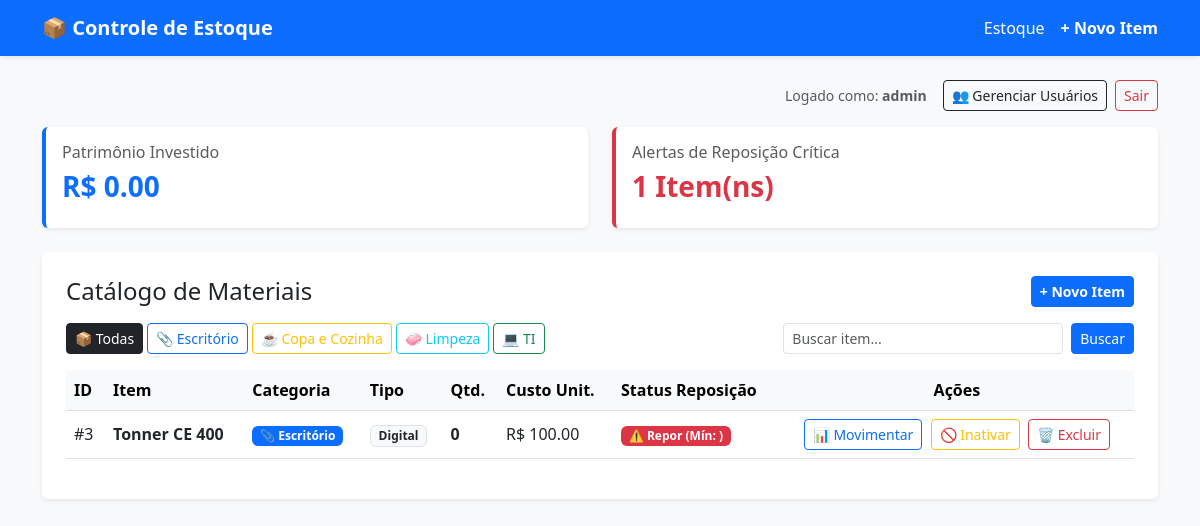
Page / (signed in) on the earlier database version.
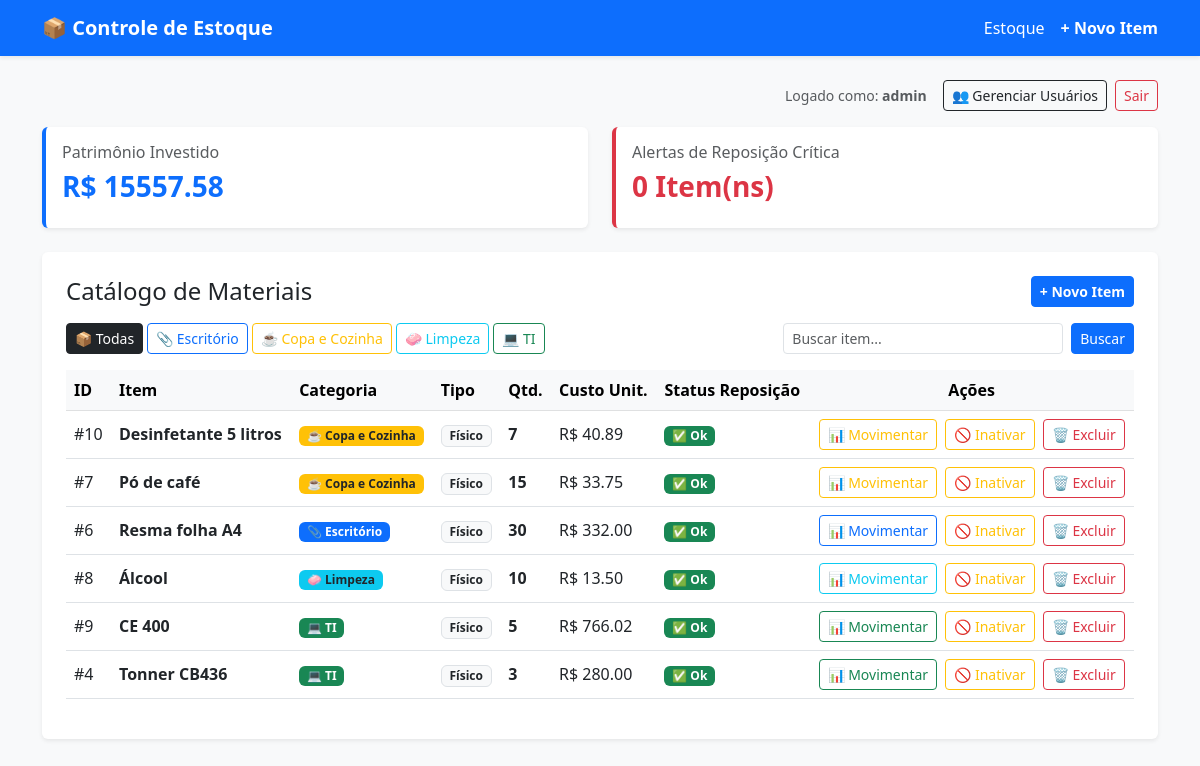
Same page on the later database version.
### tables this page shows
CREATE TABLE produtos (
    id INTEGER PRIMARY KEY AUTOINCREMENT,
    nome TEXT NOT NULL,
    tipo TEXT NOT NULL,
    preco_custo REAL NOT NULL,
    preco_base_venda REAL NOT NULL,
    quantidade INTEGER NOT NULL DEFAULT 0,
    peso_kg REAL,
    estoque_minimo INTEGER DEFAULT 5,
    link_download TEXT,
    tamanho_mb REAL,
    ativo INTEGER NOT NULL DEFAULT 1
, categoria TEXT NOT NULL DEFAULT 'Escritório');

### app.py (the view)
@app.route('/')
@login_obrigatorio
def index():
    categoria_filtro = request.args.get('categoria', 'Todas')
    busca = request.args.get('busca', '').strip()
    conn = get_connection()
    cursor = conn.cursor()
    query = "SELECT * FROM produtos WHERE 1=1"
    params = []
    if categoria_filtro and categoria_filtro != 'Todas':
        query += " AND categoria = ?"
        params.append(categoria_filtro)
    if busca:
        query += " AND nome LIKE ?"
        params.append(f"%{busca}%")
    query += " ORDER BY categoria ASC, nome ASC"
    cursor.execute(query, params)
    rows = cursor.fetchall()
    conn.close()
    produtos = []
    patrimonio_total = 0.0
    alertas_count = 0
    for r in rows:
        if r['tipo'] == 'ProdutoFisico':
            p = ProdutoFisico(
                id_produto=r['id'],
                nome=r['nome'],
                preco_custo=r['preco_custo'],
                preco_base_venda=r['preco_base_venda'],
                quantidade=r['quantidade'],
                peso_kg=r['peso_kg'] or 1.0,
                estoque_minimo=r['estoque_minimo'] or 5,
                ativo=bool(r['ativo'])
            )
        else:
            p = ProdutoDigital(
                id_produto=r['id'],
                nome=r['nome'],
                preco_custo=r['preco_custo'],
                preco_base_venda=r['preco_base_venda'],
                quantidade=r['quantidade'],
                link_download=r['link_download'] or '',
                tamanho_mb=r['tamanho_mb'] or 0.0,
                ativo=bool(r['ativo'])
            )
        p.categoria = r['categoria'] if 'categoria' in r.keys() and r['categoria'] else 'Escritório'
        produtos.append(p)
        patrimonio_total += p.quantidade * p._preco_custo
        if getattr(p, 'alerta_reposicao', False):
            alertas_count += 1
    tema = CATEGORIAS_CONFIG.get(categoria_filtro, {'cor': 'primary', 'icone': '📦', 'texto': 'text-white'})
    return render_template(
        'index.html',
        produtos=produtos,
        patrimonio_total=patrimonio_total,
        alertas_count=alertas_count,
        categoria_filtro=categoria_filtro,
        busca=busca,
        tema=tema
    )

### app.py (called while the page is built)
@app.context_processor
def inject_categorias():
    return dict(categorias_config=CATEGORIAS_CONFIG)

def login_obrigatorio(f):
    @wraps(f)
    def decorated_function(*args, **kwargs):
        if 'usuario_id' not in session:
            return redirect(url_for('login'))
        return f(*args, **kwargs)
    return decorated_function

### database.py (called while the page is built)
def get_connection():
    conn = sqlite3.connect(DATABASE_NAME)
    conn.row_factory = sqlite3.Row
    return conn

### models.py (called while the page is built)
    @preco_custo.setter
    def preco_custo(self, valor: float):
        if valor < 0:
            raise ValueError("O preço de custo não pode ser negativo.")
        self._preco_custo = float(valor)

    @preco_base_venda.setter
    def preco_base_venda(self, valor: float):
        if valor < 0:
            raise ValueError("O preço de venda não pode ser negativo.")
        self._preco_base_venda = float(valor)

    @property
    def quantidade(self) -> int:
        return self._quantidade

    @quantidade.setter
    def quantidade(self, valor: int):
        if valor < 0:
            raise ValueError("A quantidade em estoque não pode ser negativa.")
        self._quantidade = int(valor)

    @property
    def alerta_reposicao(self) -> bool:
        return self.quantidade <= self.estoque_minimo

    @property
    def alerta_reposicao(self) -> bool:
        return self.quantidade <= 2

### templates/index.html (shortened to what this page needs)
{% extends 'base.html' %}
{% block content %}
<div class="d-flex justify-content-end align-items-center mb-3">
    <span class="me-3 text-muted small">Logado como: <strong>{{ session['username'] }}</strong></span>
    {% if session.get('perfil') == 'admin' %}
        <a href="{{ url_for('gerenciar_usuarios') }}" class="btn btn-outline-dark btn-sm me-2">👥 Gerenciar Usuários</a>
    {% endif %}
    <a href="{{ url_for('logout') }}" class="btn btn-outline-danger btn-sm">Sair</a>
</div>
<div class="row mb-4">
    <div class="col-md-6">
        <div class="card bg-white border-0 border-start border-4 border-{{ tema.cor }} shadow-sm p-3">
            <h6 class="text-muted">Patrimônio Investido {% if categoria_filtro != 'Todas' %}— {{ tema.icone }} {{ categoria_filtro }}{% endif %}</h6>
            <h3 class="fw-bold text-{{ 'dark' if tema.cor == 'warning' else tema.cor }}">R$ {{ "%.2f"|format(patrimonio_total) }}</h3>
        </div>
    </div>
    <div class="col-md-6">
        <div class="card bg-white border-0 border-start border-4 border-danger shadow-sm p-3">
            <h6 class="text-muted">Alertas de Reposição Crítica</h6>
            <h3 class="fw-bold text-danger">{{ alertas_count }} Item(ns)</h3>
        </div>
    </div>
</div>
<div class="card border-0 shadow-sm p-4">
    <div class="d-flex flex-wrap justify-content-between align-items-center gap-2 mb-3">
        <h4 class="mb-0">
            Catálogo de Materiais
        </h4>
        <a href="{{ url_for('novo_produto', categoria=categoria_filtro if categoria_filtro != 'Todas' else 'Escritório') }}"
           class="btn btn-{{ tema.cor }} btn-sm fw-bold">
           + Novo Item {% if categoria_filtro != 'Todas' %}em {{ categoria_filtro }}{% endif %}
        </a>
    </div>
    <div class="row g-2 mb-3 align-items-center">
        <div class="col-md-8">
            <div class="d-flex flex-wrap gap-1" role="group">
                <a href="{{ url_for('index', categoria='Todas', busca=busca) }}"
                   class="btn btn-sm {% if categoria_filtro == 'Todas' %}btn-dark{% else %}btn-outline-dark{% endif %}">
                   📦 Todas
                </a>
                {% for nome_cat, cfg in categorias_config.items() %}
                    <a href="{{ url_for('index', categoria=nome_cat, busca=busca) }}"
                       class="btn btn-sm {% if categoria_filtro == nome_cat %}btn-{{ cfg.cor }} fw-bold{% else %}btn-outline-{{ cfg.cor }}{% endif %}">
                       {{ cfg.icone }} {{ nome_cat }}
                    </a>
                {% endfor %}
            </div>
        </div>
        <div class="col-md-4">
            <form method="GET" action="{{ url_for('index') }}" class="d-flex">
                <input type="text" name="busca" class="form-control form-control-sm me-2" placeholder="Buscar item..." value="{{ busca }}">
                <button type="submit" class="btn btn-sm btn-{{ tema.cor }}">Buscar</button>
            </form>
        </div>
    </div>
    <div class="table-responsive">
        <table class="table table-hover align-middle">
            <thead class="table-light">
                <tr>
                    <th>ID</th>
                    <th>Item</th>
                    <th>Categoria</th>
                    <th>Tipo</th>
                    <th>Qtd.</th>
                    <th>Custo Unit.</th>
                    <th>Status Reposição</th>
                    <th class="text-center">Ações</th>
                </tr>
            </thead>
            <tbody>
                {% for p in produtos %}
                {% set cat_cfg = categorias_config.get(p.categoria, {'cor': 'secondary', 'icone': '📎', 'texto': 'text-white'}) %}
                <tr>
                    <td>#{{ p.id_produto }}</td>
                    <td class="fw-bold">{{ p.nome }}</td>
                    <td>
                        <span class="badge bg-{{ cat_cfg.cor }} {{ cat_cfg.texto }}">
                            {{ cat_cfg.icone }} {{ p.categoria }}
                        </span>
                    </td>
                    <td>
                        <span class="badge bg-light text-dark border">
                            {{ 'Físico' if p.__class__.__name__ == 'ProdutoFisico' else 'Digital' }}
                        </span>
                    </td>
                    <td class="fw-bold">{{ p.quantidade }}</td>
                    <td>R$ {{ "%.2f"|format(p._preco_custo) }}</td>
                    <td>
                        {% if p.alerta_reposicao %}
                            <span class="badge bg-danger">⚠️ Repor (Mín: {{ p._estoque_minimo }})</span>
                        {% else %}
                            <span class="badge bg-success">✅ Ok</span>
                        {% endif %}
                    </td>
                    <td class="text-center">
                        <button type="button" class="btn btn-sm btn-outline-{{ cat_cfg.cor }} me-1" data-bs-toggle="modal" data-bs-target="#modalAjuste{{ p.id_produto }}">
                            📊 Movimentar
                        </button>
                        {% if p.ativo %}
                            <form action="/produto/inativar/{{ p.id_produto }}" method="POST" onsubmit="return confirm('Inativar este item do catálogo?');" style="display:inline;">
                                <button type="submit" class="btn btn-sm btn-outline-warning me-1">🚫 Inativar</button>
                            </form>
                        {% else %}
                            <form action="/produto/ativar/{{ p.id_produto }}" method="POST" onsubmit="return confirm('Reativar este item no catálogo?');" style="display:inline;">
                                <button type="submit" class="btn btn-sm btn-outline-success me-1">✅ Ativar</button>
                            </form>
                        {% endif %}
                        {% if session.get('perfil') == 'admin' %}
                            <form action="/produto/deletar/{{ p.id_produto }}" method="POST" onsubmit="return confirm('ATENÇÃO: Deseja excluir permanentemente {{ p.nome }}?');" style="display:inline;">
                                <button type="submit" class="btn btn-sm btn-outline-danger">🗑️ Excluir</button>
                            </form>
                        {% endif %}
                    </td>
                </tr>
                {% else %}
                <tr>
                    <td colspan="8" class="text-center py-4 text-muted">Nenhum item encontrado para este filtro.</td>
                </tr>
                {% endfor %}
            </tbody>
        </table>
    </div>
</div>
{% endblock %}

### templates/base.html (shortened to what this page needs)
<!DOCTYPE html>
<html lang="pt-br">
<head>
    <link href="https://cdn.jsdelivr.net/npm/bootstrap@5.3.0/dist/css/bootstrap.min.css" rel="stylesheet">
</head>
<body class="bg-light">
    {% set cor_barra = tema.cor if tema is defined else 'primary' %}
    {% set navbar_tema = 'navbar-light' if cor_barra in ['warning', 'info'] else 'navbar-dark' %}
    <nav class="navbar navbar-expand-lg {{ navbar_tema }} bg-{{ cor_barra }} shadow-sm mb-4">
        <div class="container">
            <a class="navbar-brand fw-bold" href="{{ url_for('index') }}">
                📦 Controle de Estoque
            </a>
            <div class="d-flex">
                <a href="{{ url_for('index') }}" class="nav-link {{ 'text-dark' if cor_barra in ['warning', 'info'] else 'text-white' }} me-3">Estoque</a>
                <a href="{{ url_for('novo_produto', categoria=categoria_filtro if categoria_filtro is defined else 'Escritório') }}" class="nav-link {{ 'text-dark' if cor_barra in ['warning', 'info'] else 'text-white' }} fw-bold">+ Novo Item</a>
            </div>
        </div>
    </nav>
    <div class="container pb-5">
        {% block content %}{% endblock %}
    </div>
</body>
</html>

Differences in the rows shown:
removed produtos: id_produto "3", nome "Tonner CE 400", icone "📎", categoria "Escritório", __class__ "Digital", quantidade "0", _preco_custo "100.00"
added produtos: id_produto "10", nome "Desinfetante 5 litros", icone "☕", categoria "Copa e Cozinha", __class__ "Físico", quantidade "7", _preco_custo "40.89", shows "✅ Ok"
added produtos: id_produto "7", nome "Pó de café", icone "☕", categoria "Copa e Cozinha", __class__ "Físico", quantidade "15", _preco_custo "33.75", shows "✅ Ok"
added produtos: id_produto "6", nome "Resma folha A4", icone "📎", categoria "Escritório", __class__ "Físico", quantidade "30", _preco_custo "332.00", shows "✅ Ok"
added produtos: id_produto "8", nome "Álcool", icone "🧼", categoria "Limpeza", __class__ "Físico", quantidade "10", _preco_custo "13.50", shows "✅ Ok"
added produtos: id_produto "9", nome "CE 400", icone "💻", categoria "TI", __class__ "Físico", quantidade "5", _preco_custo "766.02", shows "✅ Ok"
added produtos: id_produto "4", nome "Tonner CB436", icone "💻", categoria "TI", __class__ "Físico", quantidade "3", _preco_custo "280.00", shows "✅ Ok"
Other differences:
{{ "%.2f"|format(patrimonio_total) }}: "0.00" → "15557.58"
{{ alertas_count }}: "1" → "0"
